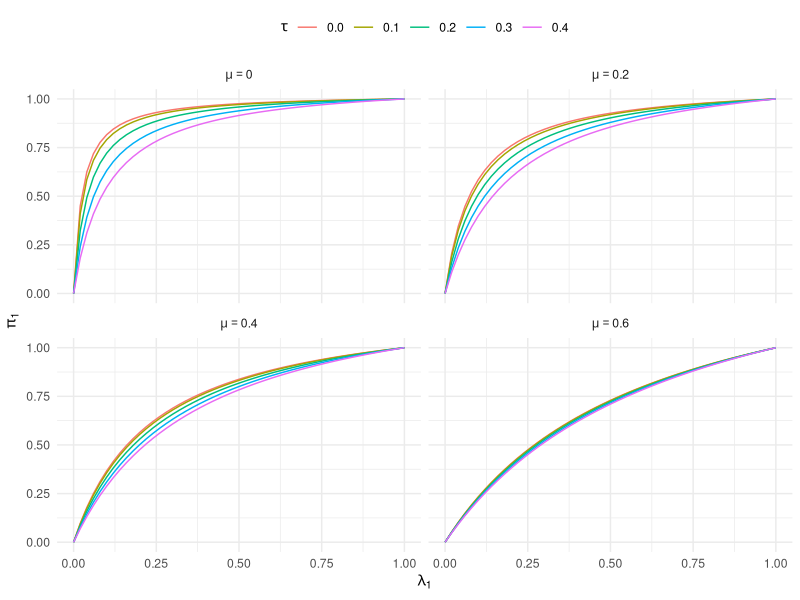

The R script that drew this image:
## ---- chunk 1
#| code-fold: show

sigma_i <- 2 / sqrt(rpois(10000, lambda = 30))
## ---- chunk 2
#| code-fold: show

mixing_prop <- function(
  mu, tau, lambda_1, sigma_i, 
  alpha_1 = .025
) {
  eta_i <- sqrt(tau^2 + sigma_i^2)
  c_1i <- (sigma_i * qnorm(1 - alpha_1) - mu) / eta_i
  d_1i <- dnorm(c_1i)
  P_1i <- pnorm(c_1i)
  num <- mean(d_1i / (eta_i * (1 - P_1i) * (1 - (1 - lambda_1) * P_1i)))
  denom <- mean(d_1i / (eta_i * (1 - P_1i)))
  pi_1 <- lambda_1 * num / denom
  return(pi_1)
}

mixing_prop(mu = 0.2, tau = 0.1, lambda_1 = 0.2, sigma_i = sigma_i)

## ---- chunk 3
#| fig-width: 8
#| fig-height: 6
#| out-width: 100%
#| fig-column: body
#| fig-cap: "Mixing proportion $\\pi_1$ as a function of selection parameter $\\lambda_1$ for selected values of $\\mu$ and $\\tau$."
#| lightbox: true
#| label: fig-mixing-prop

library(tidyverse)
param_grid <- 
  expand_grid(
    mu = seq(0.0, 0.6, 0.2),
    tau = seq(0.0, 0.4, 0.1),
    lambda_1 = seq(0, 1, 0.02)
  ) %>%
  mutate(
    mu_f = formatC(mu, format = "f", digits = 1) |> 
      fct() |> 
      fct_relabel(\(x) paste("mu ==", x)),
    tau_f = formatC(tau, format = "f", digits = 1) |> fct(),
    pi_1 = pmap_dbl(
      .l = list(mu = mu, tau = tau, lambda_1 = lambda_1),
      .f = mixing_prop, 
      sigma_i = sigma_i
    )
  )

ggplot(param_grid) + 
  aes(lambda_1, pi_1, color = tau_f) + 
  geom_line() + 
  facet_wrap(~ mu_f, labeller = "label_parsed") + 
  theme_minimal() + 
  theme(legend.position = "top") + 
  labs(
    x = expression(lambda[1]),
    y = expression(pi[1]),
    color = expression(tau)
  )
## ---- chunk 4
#| code-fold: show

mixing_prop2 <- function(
  mu, tau, lambda_1, lambda_2, sigma_i, 
  alpha_1 = .025, alpha_2 = .500
) {
  eta_i <- sqrt(tau^2 + sigma_i^2)
  
  c_1i <- (sigma_i * qnorm(1 - alpha_1) - mu) / eta_i
  d_1i <- dnorm(c_1i)
  P_1i <- pnorm(c_1i)
  num <- mean(d_1i / (eta_i * (1 - P_1i) * (1 - (1 - lambda_1) * P_1i)))
  denom <- mean(d_1i / (eta_i * (1 - P_1i)))
  pi_1 <- lambda_1 * num / denom
  
  c_i <- (tcrossprod(sigma_i, qnorm(1 - c(alpha_1,alpha_2))) - mu) / eta_i
  d_i <- dnorm(c_i)
  P_i <- pnorm(c_i)
  f_i <- eta_i * (1 - (1 - lambda_1) * P_i[,1] - (lambda_1 - lambda_2) * P_i[,2])
  g_1i <- d_i[,1] / (eta_i * (1 - P_i[,1]))
  g_2i <- d_i[,2] / (eta_i * (1 - P_i[,2]))
  pi_1 <- (lambda_1 - lambda_2) * mean(d_i[,2] / f_i) / mean(g_2i - g_1i)
  pi_2 <- 1 - (1 - lambda_1) * mean(d_i[,1] / f_i) / mean(g_1i)
  return(data.frame(pi_1 = pi_1, pi_2 = pi_2))
}

debug(mixing_prop2)
mixing_prop2(mu = 0.2, tau = 0.1, lambda_1 = 0.2, lambda_2 = 0.1, sigma_i = sigma_i)
